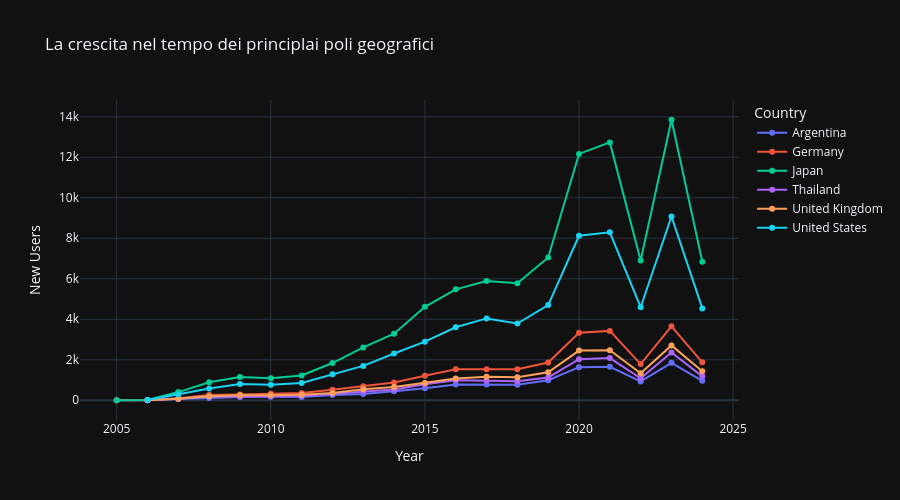

The notebook cell saved with this chart:
### Markdown cell above
## Crescita nella community nel tempo

### Code cell
profiles = df_profiles.copy()
profiles["joined"] = pd.to_datetime(profiles["joined"], errors="coerce")
profiles["joined_year"] = profiles["joined"].dt.year
profiles["country"] = profiles["location"].str.split(",").str[-1].str.strip()

profiles = profiles.dropna(subset=["joined_year", "country"])
top_countries = (
    profiles.groupby("country")["username"].nunique().sort_values(ascending=False).head(6).index
)

trend = (
    profiles.loc[
        profiles["country"].isin(top_countries) & profiles["joined_year"].between(2005, 2024)
    ].groupby(["joined_year", "country"])["username"].nunique().reset_index(name="n_users")
)

fig = px.line(
    trend, x="joined_year", y="n_users", color="country", markers=True, title="La crescita nel tempo dei principlai poli geografici",
    labels={
        "joined_year": "Year", "n_users": "New Users", "country": "Country"
    }
)
fig.update_layout(
    width=900, height=500
)

fig.show()

### Figure 1 — Plotly figure (JSON) as saved in the notebook; plotly's stock layout.template omitted (floating-point values rounded to 4 significant figures)
{"data": [{"hovertemplate": "Country=Argentina<br>Year=%{x}<br>New Users=%{y}<extra></extra>", "legendgroup": "Argentina", "line": {"color": "#636efa", "dash": "solid"}, "marker": {"symbol": "circle"}, "mode": "lines+markers", "name": "Argentina", "orientation": "v", "showlegend": true, "x": [2005.0, 2006.0, 2007.0, 2008.0, 2009.0, 2010.0, 2011.0, 2012.0, 2013.0, 2014.0, 2015.0, 2016.0, 2017.0, 2018.0, 2019.0, 2020.0, 2021.0, 2022.0, 2023.0, 2024.0], "xaxis": "x", "y": [2, 1, 57, 114, 164, 179, 160, 261, 306, 447, 591, 783, 782, 771, 988, 1635, 1655, 932, 1848, 962], "yaxis": "y", "type": "scatter"}, {"hovertemplate": "Country=Germany<br>Year=%{x}<br>New Users=%{y}<extra></extra>", "legendgroup": "Germany", "line": {"color": "#EF553B", "dash": "solid"}, "marker": {"symbol": "circle"}, "mode": "lines+markers", "name": "Germany", "orientation": "v", "showlegend": true, "x": [2005.0, 2006.0, 2007.0, 2008.0, 2009.0, 2010.0, 2011.0, 2012.0, 2013.0, 2014.0, 2015.0, 2016.0, 2017.0, 2018.0, 2019.0, 2020.0, 2021.0, 2022.0, 2023.0, 2024.0], "xaxis": "x", "y": [1, 3, 103, 256, 283, 323, 354, 523, 688, 875, 1215, 1528, 1528, 1536, 1865, 3331, 3426, 1786, 3651, 1873], "yaxis": "y", "type": "scatter"}, {"hovertemplate": "Country=Japan<br>Year=%{x}<br>New Users=%{y}<extra></extra>", "legendgroup": "Japan", "line": {"color": "#00cc96", "dash": "solid"}, "marker": {"symbol": "circle"}, "mode": "lines+markers", "name": "Japan", "orientation": "v", "showlegend": true, "x": [2005.0, 2006.0, 2007.0, 2008.0, 2009.0, 2010.0, 2011.0, 2012.0, 2013.0, 2014.0, 2015.0, 2016.0, 2017.0, 2018.0, 2019.0, 2020.0, 2021.0, 2022.0, 2023.0, 2024.0], "xaxis": "x", "y": [3, 16, 404, 890, 1154, 1093, 1221, 1838, 2608, 3290, 4616, 5479, 5884, 5776, 7053, 12166, 12732, 6899, 13852, 6842], "yaxis": "y", "type": "scatter"}, {"hovertemplate": "Country=Thailand<br>Year=%{x}<br>New Users=%{y}<extra></extra>", "legendgroup": "Thailand", "line": {"color": "#ab63fa", "dash": "solid"}, "marker": {"symbol": "circle"}, "mode": "lines+markers", "name": "Thailand", "orientation": "v", "showlegend": true, "x": [2006.0, 2007.0, 2008.0, 2009.0, 2010.0, 2011.0, 2012.0, 2013.0, 2014.0, 2015.0, 2016.0, 2017.0, 2018.0, 2019.0, 2020.0, 2021.0, 2022.0, 2023.0, 2024.0], "xaxis": "x", "y": [6, 81, 171, 178, 198, 206, 320, 424, 530, 795, 984, 960, 941, 1129, 2025, 2083, 1087, 2357, 1181], "yaxis": "y", "type": "scatter"}, {"hovertemplate": "Country=United Kingdom<br>Year=%{x}<br>New Users=%{y}<extra></extra>", "legendgroup": "United Kingdom", "line": {"color": "#FFA15A", "dash": "solid"}, "marker": {"symbol": "circle"}, "mode": "lines+markers", "name": "United Kingdom", "orientation": "v", "showlegend": true, "x": [2006.0, 2007.0, 2008.0, 2009.0, 2010.0, 2011.0, 2012.0, 2013.0, 2014.0, 2015.0, 2016.0, 2017.0, 2018.0, 2019.0, 2020.0, 2021.0, 2022.0, 2023.0, 2024.0], "xaxis": "x", "y": [4, 75, 197, 248, 252, 269, 354, 541, 650, 853, 1077, 1161, 1132, 1385, 2454, 2472, 1334, 2709, 1433], "yaxis": "y", "type": "scatter"}, {"hovertemplate": "Country=United States<br>Year=%{x}<br>New Users=%{y}<extra></extra>", "legendgroup": "United States", "line": {"color": "#19d3f3", "dash": "solid"}, "marker": {"symbol": "circle"}, "mode": "lines+markers", "name": "United States", "orientation": "v", "showlegend": true, "x": [2006.0, 2007.0, 2008.0, 2009.0, 2010.0, 2011.0, 2012.0, 2013.0, 2014.0, 2015.0, 2016.0, 2017.0, 2018.0, 2019.0, 2020.0, 2021.0, 2022.0, 2023.0, 2024.0], "xaxis": "x", "y": [16, 284, 579, 801, 769, 851, 1283, 1697, 2307, 2892, 3607, 4042, 3791, 4700, 8122, 8294, 4596, 9076, 4536], "yaxis": "y", "type": "scatter"}], "layout": {"xaxis": {"anchor": "y", "domain": [0.0, 1.0], "title": {"text": "Year"}}, "yaxis": {"anchor": "x", "domain": [0.0, 1.0], "title": {"text": "New Users"}}, "legend": {"title": {"text": "Country"}, "tracegroupgap": 0}, "title": {"text": "La crescita nel tempo dei principlai poli geografici"}, "width": 900, "height": 500}}
